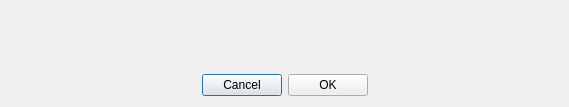
<?xml version="1.0" encoding="UTF-8"?>
<ui version="4.0">
 <class>Dialog</class>
 <widget class="QDialog" name="Dialog">
  <property name="geometry">
   <rect>
    <x>0</x>
    <y>0</y>
    <width>569</width>
    <height>107</height>
   </rect>
  </property>
  <property name="windowTitle">
   <string>DEXBot - Confirmation</string>
  </property>
  <layout class="QVBoxLayout" name="verticalLayout">
   <item>
    <widget class="QLabel" name="confirmation_label">
     <property name="text">
      <string/>
     </property>
     <property name="alignment">
      <set>Qt::AlignCenter</set>
     </property>
    </widget>
   </item>
   <item>
    <layout class="QHBoxLayout" name="horizontalLayout">
     <item>
      <spacer name="horizontalSpacer">
       <property name="orientation">
        <enum>Qt::Horizontal</enum>
       </property>
       <property name="sizeHint" stdset="0">
        <size>
         <width>40</width>
         <height>20</height>
        </size>
       </property>
      </spacer>
     </item>
     <item>
      <widget class="QPushButton" name="cancel_button">
       <property name="cursor">
        <cursorShape>PointingHandCursor</cursorShape>
       </property>
       <property name="text">
        <string>Cancel</string>
       </property>
      </widget>
     </item>
     <item>
      <widget class="QPushButton" name="ok_button">
       <property name="cursor">
        <cursorShape>PointingHandCursor</cursorShape>
       </property>
       <property name="text">
        <string>OK</string>
       </property>
      </widget>
     </item>
     <item>
      <spacer name="horizontalSpacer_2">
       <property name="orientation">
        <enum>Qt::Horizontal</enum>
       </property>
       <property name="sizeHint" stdset="0">
        <size>
         <width>40</width>
         <height>20</height>
        </size>
       </property>
      </spacer>
     </item>
    </layout>
   </item>
  </layout>
 </widget>
 <tabstops>
  <tabstop>ok_button</tabstop>
  <tabstop>cancel_button</tabstop>
 </tabstops>
 <resources/>
 <connections>
  <connection>
   <sender>ok_button</sender>
   <signal>clicked()</signal>
   <receiver>Dialog</receiver>
   <slot>accept()</slot>
   <hints>
    <hint type="sourcelabel">
     <x>330</x>
     <y>50</y>
    </hint>
    <hint type="destinationlabel">
     <x>284</x>
     <y>53</y>
    </hint>
   </hints>
  </connection>
  <connection>
   <sender>cancel_button</sender>
   <signal>clicked()</signal>
   <receiver>Dialog</receiver>
   <slot>reject()</slot>
   <hints>
    <hint type="sourcelabel">
     <x>239</x>
     <y>50</y>
    </hint>
    <hint type="destinationlabel">
     <x>284</x>
     <y>53</y>
    </hint>
   </hints>
  </connection>
 </connections>
</ui>
